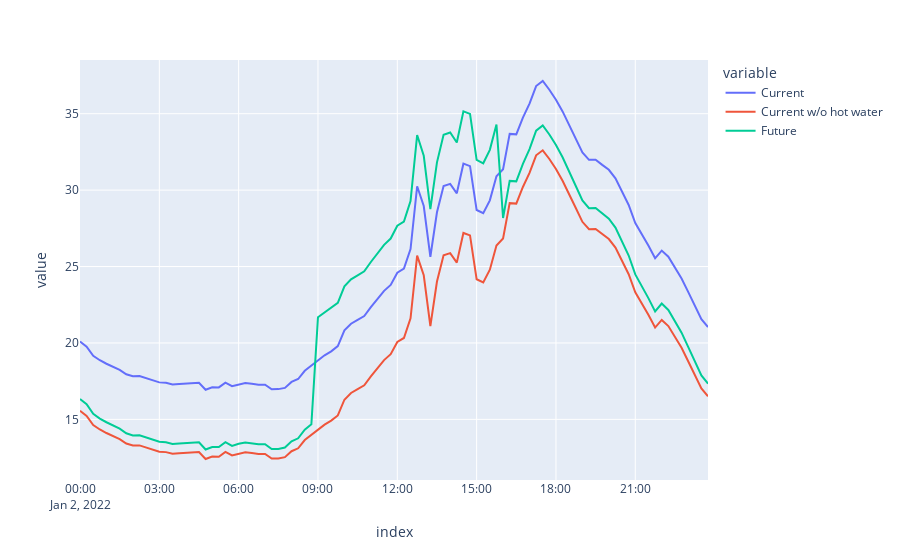

The code cell stored with this chart in its notebook:
### Code cell
zs_df, intervals_per_hour = zs_data("2022-1-1 00:00", "2022-2-1 00:00",
    src = "data/evoenergy-zone-substation-report-2021-23.csv")

# pop_df = pd.read_csv(, index_col=0)#

# http://www.bom.gov.au/climate/averages/tables/cw_070282.shtml
mean_3pm_temps = [26.9,26.4,23.5,19.1,14.9,11.4,10.6,12.6,15.1,18.3,22.0,24.8,18.8]

region = 'Belconnen'

future_frac_heatpumps = 0.75
future_frac_resist = 1 - future_frac_heatpumps

for i_d, day in enumerate(range(1,3)):
    current_day_zs_df = zs_df[region][zs_df.index.dayofyear == day]
    current_day_zs_df.rename('Current', inplace=True)
    # current_day_zs_df.index = current_day_zs_df.index.strftime('%H:%M')
    # current_day_zs_df.index = current_day_zs_df.index.time
    # time_interval = current_day_zs_df.index[1] - current_day_zs_df.index[0]
    # print(current_day_zs_df)
    # print(repr(current_day_zs_df.index))

    current_residences = 10000 #pop_df[region]

    growth_factor = 1.05 # as a growth rate


    month = current_day_zs_df.index[0].month
    temp = mean_3pm_temps[month-1]
    hw_L_per_day = 10.295 - 0.2816*temp
    resist_kWh_per_hw_L = 4
    current_hw_L_per_day = current_residences*hw_L_per_day
    current_hw_MWh_per_day = current_hw_L_per_day*resist_kWh_per_hw_L/1000
    current_hw_MW = current_hw_MWh_per_day/24
        
    curent_day_zs_sans_hw = current_day_zs_df - current_hw_MW
    curent_day_zs_sans_hw.rename('Current w/o hot water', inplace=True)

    future_zs = current_day_zs_df*growth_factor
    future_zs_sans_hw = curent_day_zs_sans_hw*growth_factor

    future_hw_L = growth_factor*current_hw_L_per_day
    future_hw_MWh_resist = future_hw_L*resist_kWh_per_hw_L/1000

    heatpump_CoP = 2.9664 + 0.0703*temp
    forecast_hw_heatpump_MWh = future_frac_heatpumps*future_hw_MWh_resist/heatpump_CoP
    forecast_hw_resist_MWh = future_frac_resist*future_hw_MWh_resist
    future_hw_MWh_total = forecast_hw_heatpump_MWh + forecast_hw_resist_MWh

    timed_hw_start = 9
    timed_hw_end = 16
    time_mask = (current_day_zs_df.index.hour >= timed_hw_start) & \
            (current_day_zs_df.index.hour < timed_hw_end)
    timed_hw_df = pd.Series(index=current_day_zs_df.index, data = 0)
    # timed_hw_df[timed_hw_df.index.hour > timed_hw_start & timed_hw_df.index.hour < timed_hw_end] == 1
    # print(timed_hw_df.between_time(timed_hw_start,timed_hw_end))
    timed_hw_df[time_mask] = 1
    forecast_hw_MW = future_hw_MWh_total / (np.sum(timed_hw_df)/intervals_per_hour)
    timed_hw_df = timed_hw_df*forecast_hw_MW
    # print(timed_hw_df)

    future_zs_with_hw = future_zs_sans_hw + timed_hw_df
    future_zs_with_hw.rename('Future', inplace=True)

    # print(future_zs_with_hw)

    plotting_df = pd.concat([current_day_zs_df, curent_day_zs_sans_hw, future_zs_with_hw],axis=1)

    future_zs_with_hw.index = current_day_zs_df.index.time

    if i_d == 0:
        many_day_df = future_zs_with_hw.rename(day, inplace=True).to_frame()
    else:
        many_day_df = many_day_df.join(future_zs_with_hw.rename(day))
print(many_day_df)


    # future_zs_with_hw.plot()
plotting_df.plot()
    # # print(plotting_df)
